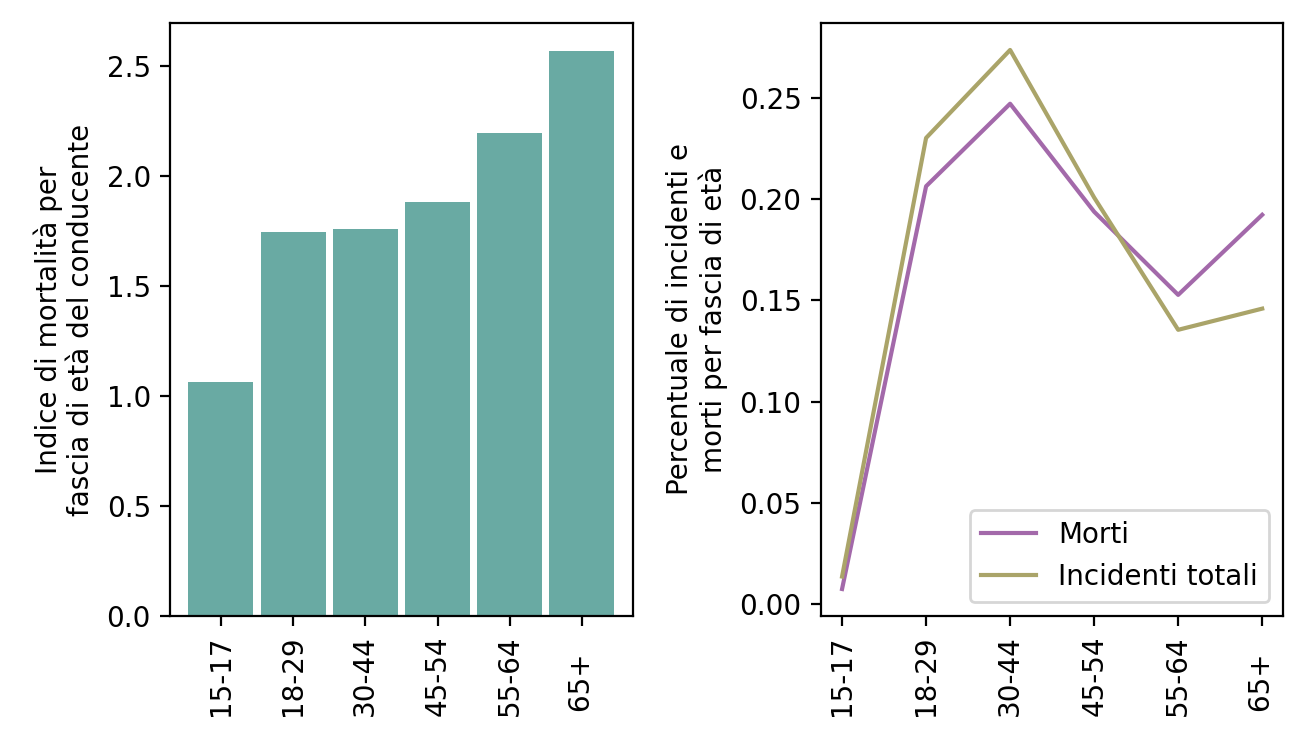

Write Python code to recreate this figure.

import pandas as pd
import matplotlib.pyplot as plt

data = pd.read_csv("dataset/incidenti/istat/incidenti_2018.txt", sep='\t')

incidenti_per_eta = data['veicolo__a___et__conducente'].value_counts().sort_index()
# Pulizia del dataset dai valori inutili
incidenti_per_eta = incidenti_per_eta.drop('n.i. ')
incidenti_per_eta = incidenti_per_eta.drop('     ')
incidenti_per_eta = incidenti_per_eta.drop('10-14')
incidenti_per_eta = incidenti_per_eta.drop('6-9  ')
incidenti_per_eta = incidenti_per_eta.drop('0-5  ')

morti_per_eta = {}
for c in data['veicolo__a___et__conducente'].unique(): 
    morti_per_eta[c] = 0

for row in data.iterrows(): 
    morti_per_eta[row[1]['veicolo__a___et__conducente']] += row[1]['morti_entro_24_ore'] + row[1]['morti_entro_30_giorni']

morti_per_eta = pd.Series(morti_per_eta).sort_index()
# Pulizia del dataset dai valori inutili
morti_per_eta = morti_per_eta.drop('n.i. ')
morti_per_eta = morti_per_eta.drop('     ')
morti_per_eta = morti_per_eta.drop('10-14')
morti_per_eta = morti_per_eta.drop('6-9  ')
morti_per_eta = morti_per_eta.drop('0-5  ')

# Calcolo indice di mortalità
indice_mortalita = morti_per_eta * 100 / incidenti_per_eta

plt.subplot(1,2,1)
indice_mortalita.plot.bar(width=0.9, color='#69aaa3')
plt.ylabel("Indice di mortalità per\nfascia di età del conducente")
plt.tight_layout()
plt.subplot(1,2,2)
morti_per_eta = morti_per_eta / morti_per_eta.sum()
incidenti_per_eta = incidenti_per_eta / incidenti_per_eta.sum()
morti_per_eta.plot(color='#a369aa', label='Morti')
incidenti_per_eta.plot(color='#aaa469', label='Incidenti totali')
plt.xticks(rotation=90)
plt.legend()
plt.ylabel("Percentuale di incidenti e\nmorti per fascia di età")
plt.tight_layout()
plt.show()
